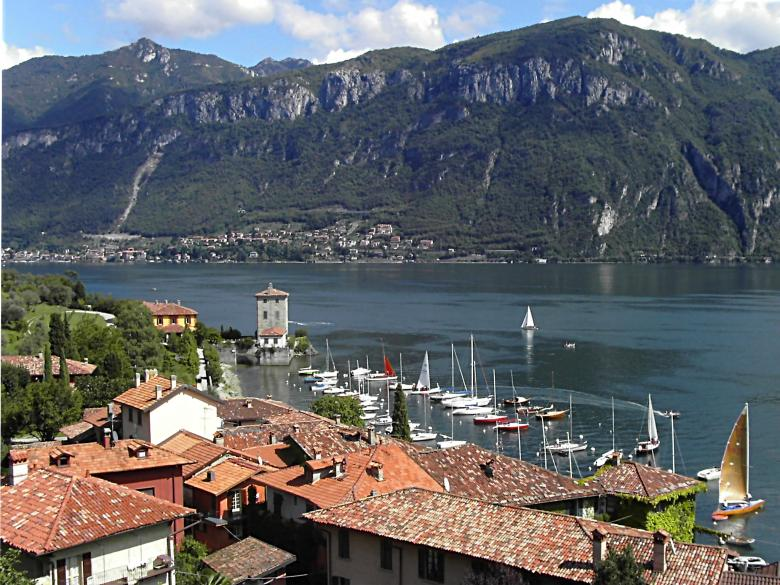
#> input picture Parte02/Ex1/Images/lake.jpg, 780 x 585 px
$ python ex1.py
#> lines starting #> are read from the running program, lines starting #| are printed output that depends on the picture
import cv2
import copy
def main():
    #Load Image
    image_original = cv2.imread('Images/lake.jpg')
#> image_original is the input picture: shape (585, 780, 3); mean B, G, R 104.2, 101, 98.7


    h,w,nc = image_original.shape
#> h = 585; w = 780; nc = 3

    image = copy.deepcopy(image_original)
    reductions = [0,10,20,40,50]
    for reduction in reductions:
        for row in range (0,h):
            for col in range (int(w/2),w):
                image[row, col,0] = max(image[row,col,0]-reduction,0)
                image[row, col, 1] = max(image[row,col,1]-reduction,0)
                image[row, col, 2] = max(image[row,col,2]-reduction,0)

        cv2.imshow('Nightfall',image)
        cv2.waitKey(0)
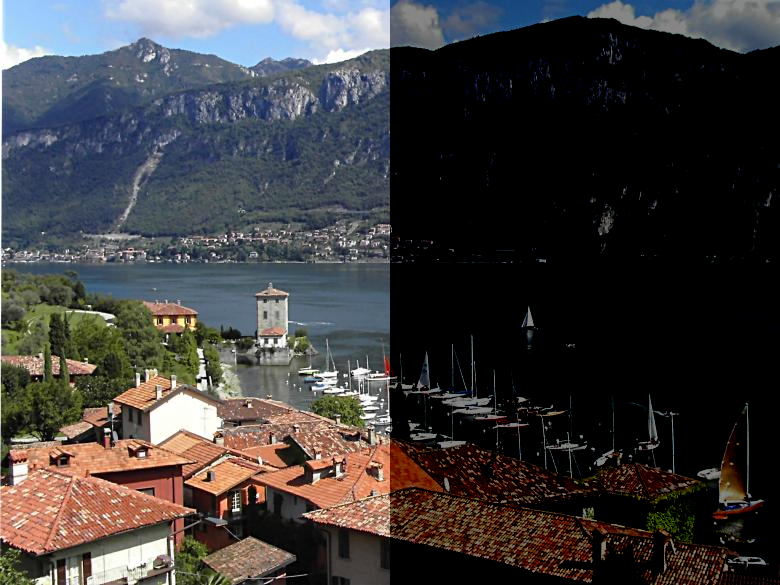
#> image: shape (585, 780, 3); mean B, G, R 59.9, 59.6, 61.8

    cv2.waitKey(0)

if __name__ == "__main__":
    main()
